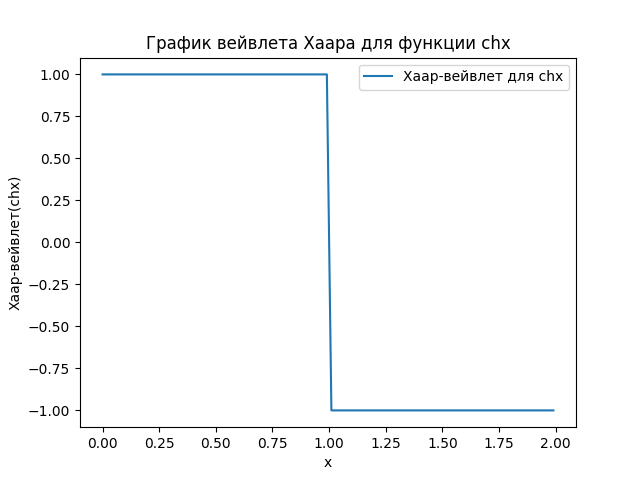

The Python source for this figure:
import numpy as np
import matplotlib.pyplot as plt


def chx(x):
    # Пример: прямоугольная функция с центром в x и шириной 1
    return 1 if 0 <= x <= 1 else 0


def haar_wavelet_chx(x):
    return chx(x) - chx(x - 1)


# Создаем массив x значений от 0 до 2 с шагом 0.01
x_values = np.arange(0, 2, 0.01)

# Применяем вейвлет Хаара к каждому элементу массива x
y_values = [haar_wavelet_chx(x) for x in x_values]

# Строим график
plt.plot(x_values, y_values, label='Хаар-вейвлет для chx')
plt.title('График вейвлета Хаара для функции chx')
plt.xlabel('x')
plt.ylabel('Хаар-вейвлет(chx)')
plt.legend()
plt.show()
